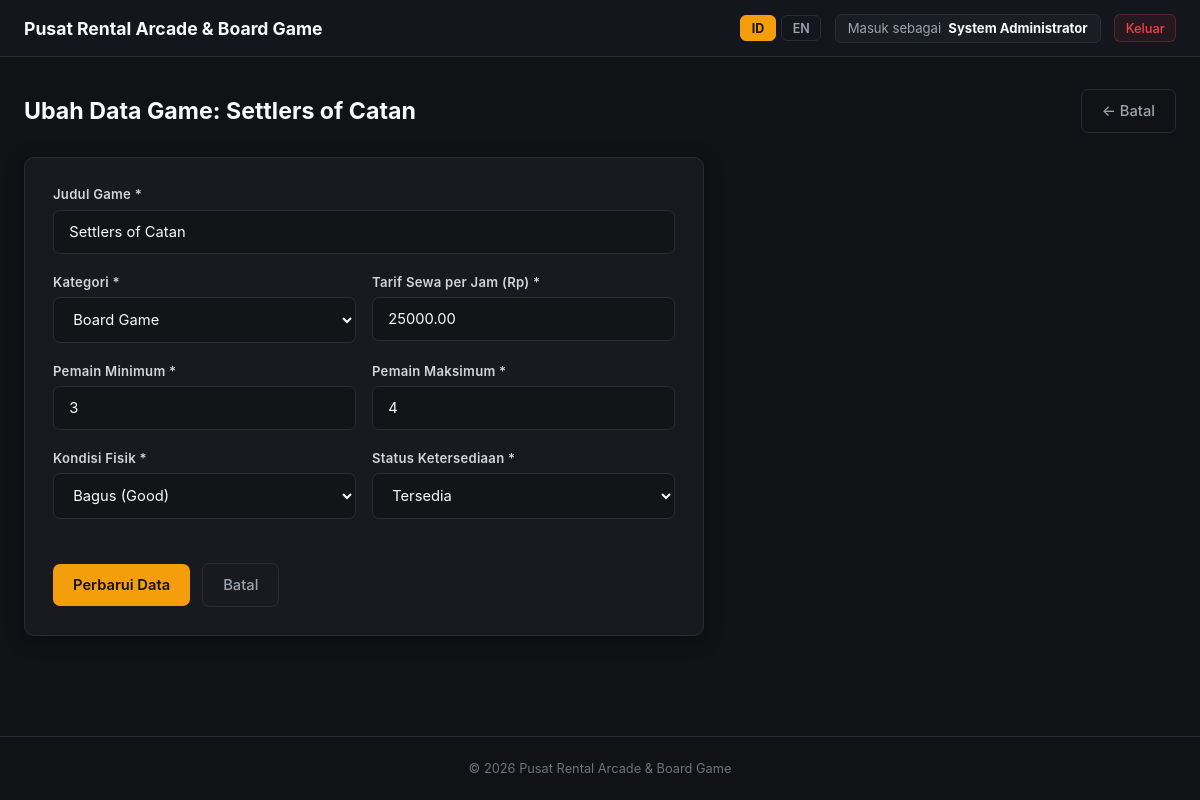
The app's page /edit.php?id=1 (signed in) with its own data.
### tables this page shows
CREATE TABLE `games` (
    `id` INT AUTO_INCREMENT PRIMARY KEY,
    `title` VARCHAR(150) NOT NULL,
    `category` ENUM('Board Game', 'Arcade Cabinet', 'Console') NOT NULL,
    `min_players` INT NOT NULL DEFAULT 1,
    `max_players` INT NOT NULL DEFAULT 4,
    `hourly_rate` DECIMAL(10, 2) NOT NULL,
    `condition_rating` ENUM('Mint', 'Good', 'Fair', 'Needs Repair') NOT NULL DEFAULT 'Good',
    `status` ENUM('Available', 'Rented', 'Maintenance') NOT NULL DEFAULT 'Available',
    `created_at` TIMESTAMP DEFAULT CURRENT_TIMESTAMP
);

### Includes/Lang_init.php (called while the page is built, shortened)
<?php
$current_lang = $_SESSION['lang'] ?? 'id';
$lang_file = __DIR__ . '/../lang/' . $current_lang . '.php';
if (!file_exists($lang_file)) {
    $lang_file = __DIR__ . '/../lang/id.php';
}
$t = require $lang_file;

### edit.php (the view, shortened to what this page needs)
<?php
require_once __DIR__ . '/Config/Koneksi.php';
require_once __DIR__ . '/Includes/Lang_init.php';
$id = filter_var($_GET['id'] ?? $_POST['id'] ?? null, FILTER_VALIDATE_INT);
$stmt = $pdo->prepare("SELECT * FROM games WHERE id = ? LIMIT 1");
$stmt->execute([$id]);
$game = $stmt->fetch();
$values = [
    'title'            => $game['title'],
    'category'         => $game['category'],
    'min_players'      => $game['min_players'],
    'max_players'      => $game['max_players'],
    'hourly_rate'      => $game['hourly_rate'],
    'condition_rating' => $game['condition_rating'],
    'status'           => $game['status'],
];
require_once __DIR__ . '/Includes/Header.php';
?>
<div class="page-head">
    <h1 class="page-title"><?= htmlspecialchars($t['form_edit_title']); ?>: <?= htmlspecialchars($game['title']); ?></h1>
    <a href="index.php" class="btn-secondary">&larr; <?= htmlspecialchars($t['btn_cancel']); ?></a>
</div>
<div class="content-card">
    <form method="POST" action="edit.php?id=<?= urlencode($id); ?>">
        <div class="form-group">
            <label class="form-label" for="title"><?= htmlspecialchars($t['lbl_title']); ?> *</label>
            <input type="text" id="title" name="title" class="form-input" required
                   value="<?= htmlspecialchars($values['title']); ?>">
        </div>
        <div class="form-grid-2">
            <div class="form-group">
                <label class="form-label" for="category"><?= htmlspecialchars($t['lbl_category']); ?> *</label>
                <select id="category" name="category" class="form-select" required>
                    <option value="Board Game" <?= $values['category'] === 'Board Game' ? 'selected' : ''; ?>>
                        <?= htmlspecialchars($t['cat_board_game']); ?>
                    </option>
                </select>
            </div>
            <div class="form-group">
                <label class="form-label" for="hourly_rate"><?= htmlspecialchars($t['lbl_hourly_rate']); ?> *</label>
                <input type="number" step="500" min="0" id="hourly_rate" name="hourly_rate" class="form-input" required
                       value="<?= htmlspecialchars($values['hourly_rate']); ?>">
            </div>
        </div>
        <div class="form-grid-2">
            <div class="form-group">
                <label class="form-label" for="min_players"><?= htmlspecialchars($t['lbl_min_players']); ?> *</label>
                <input type="number" min="1" id="min_players" name="min_players" class="form-input" required
                       value="<?= htmlspecialchars($values['min_players']); ?>">
            </div>
            <div class="form-group">
                <label class="form-label" for="max_players"><?= htmlspecialchars($t['lbl_max_players']); ?> *</label>
                <input type="number" min="1" id="max_players" name="max_players" class="form-input" required
                       value="<?= htmlspecialchars($values['max_players']); ?>">
            </div>
        </div>
        <div class="form-grid-2">
            <div class="form-group">
                <label class="form-label" for="condition_rating"><?= htmlspecialchars($t['lbl_condition']); ?> *</label>
                <select id="condition_rating" name="condition_rating" class="form-select" required>
                    <option value="Good" <?= $values['condition_rating'] === 'Good' ? 'selected' : ''; ?>>
                        <?= htmlspecialchars($t['cond_good']); ?>
                    </option>
                </select>
            </div>
            <div class="form-group">
                <label class="form-label" for="status"><?= htmlspecialchars($t['lbl_status']); ?> *</label>
                <select id="status" name="status" class="form-select" required>
                    <option value="Available" <?= $values['status'] === 'Available' ? 'selected' : ''; ?>>
                        <?= htmlspecialchars($t['status_available']); ?>
                    </option>
                </select>
            </div>
        </div>
        <div class="form-actions">
            <button type="submit" class="btn-primary">
                <?= htmlspecialchars($t['btn_update']); ?>
            </button>
            <a href="index.php" class="btn-secondary">
                <?= htmlspecialchars($t['btn_cancel']); ?>
            </a>
        </div>
    </form>
</div>
<?php
require_once __DIR__ . '/Includes/Footer.php';
?>

### Assets/css/style.css (style rules this page uses)
:root { --bg-page: #101216; --bg-card: #181a20; --bg-card-hover: #1f222b; --bg-input: #121418; --border-color: #282c37; --border-focus: #f59e0b; --accent-amber: #f59e0b; --accent-amber-hover: #d97706; --accent-crimson: #e11d48; --accent-blue: #3b82f6; --accent-mint: #10b981; --text-primary: #f9fafb; --text-muted: #9ca3af; --text-dim: #6b7280; }
* { box-sizing: border-box; margin: 0; padding: 0; font-family: -apple-system, BlinkMacSystemFont, "Segoe UI", Roboto, "Helvetica Neue", Arial, sans-serif; }
body { background-color: var(--bg-page); color: var(--text-primary); min-height: 100vh; display: flex; flex-direction: column; }
.form-group { margin-bottom: 1.25rem; }
.form-label { display: block; font-size: 0.82rem; font-weight: 600; color: #d1d5db; margin-bottom: 0.45rem; letter-spacing: 0.02em; }
.form-input, .form-select { width: 100%; padding: 0.75rem 0.95rem; border-radius: 7px; background-color: var(--bg-input); border: 1px solid var(--border-color); color: var(--text-primary); font-size: 0.92rem; transition: border-color 0.15s ease; }
.btn-primary { display: inline-flex; align-items: center; justify-content: center; padding: 0.75rem 1.25rem; font-size: 0.92rem; font-weight: 600; border-radius: 7px; border: none; cursor: pointer; background-color: var(--accent-amber); color: #111216; text-decoration: none; transition: background-color 0.15s ease; }
.btn-secondary { display: inline-flex; align-items: center; justify-content: center; padding: 0.75rem 1.25rem; font-size: 0.92rem; font-weight: 500; border-radius: 7px; border: 1px solid var(--border-color); background-color: transparent; color: var(--text-muted); text-decoration: none; cursor: pointer; transition: all 0.15s ease; }
.page-head { display: flex; align-items: center; justify-content: space-between; flex-wrap: wrap; gap: 1rem; margin-bottom: 1.5rem; }
.page-title { font-size: 1.45rem; font-weight: 700; }
.content-card { background: var(--bg-card); border: 1px solid var(--border-color); border-radius: 10px; padding: 1.75rem; box-shadow: 0 4px 20px rgba(0, 0, 0, 0.3); max-width: 680px; }
.form-grid-2 { display: grid; grid-template-columns: 1fr 1fr; gap: 1rem; }
.form-actions { display: flex; align-items: center; gap: 0.75rem; margin-top: 1.5rem; }

### records on screen
games: title "Settlers of Catan", category "Board Game", hourly_rate "25000.00", min_players "3", max_players "4", condition_rating "Bagus (Good)", status "Tersedia"

### other values on screen
$t['app_name'] "Pusat Rental Arcade & Board Game"
$t['logged_in_as'] "Masuk sebagai"
$_SESSION['full_name'] "System Administrator"
$t['nav_logout'] "Keluar"
$t['form_edit_title'] "Ubah Data Game"
$t['btn_cancel'] "Batal"
$t['lbl_title'] "Judul Game"
$t['lbl_category'] "Kategori"
$t['lbl_hourly_rate'] "Tarif Sewa per Jam (Rp)"
$t['lbl_min_players'] "Pemain Minimum"
$t['lbl_max_players'] "Pemain Maksimum"
$t['lbl_condition'] "Kondisi Fisik"
$t['lbl_status'] "Status Ketersediaan"
$t['btn_update'] "Perbarui Data"
